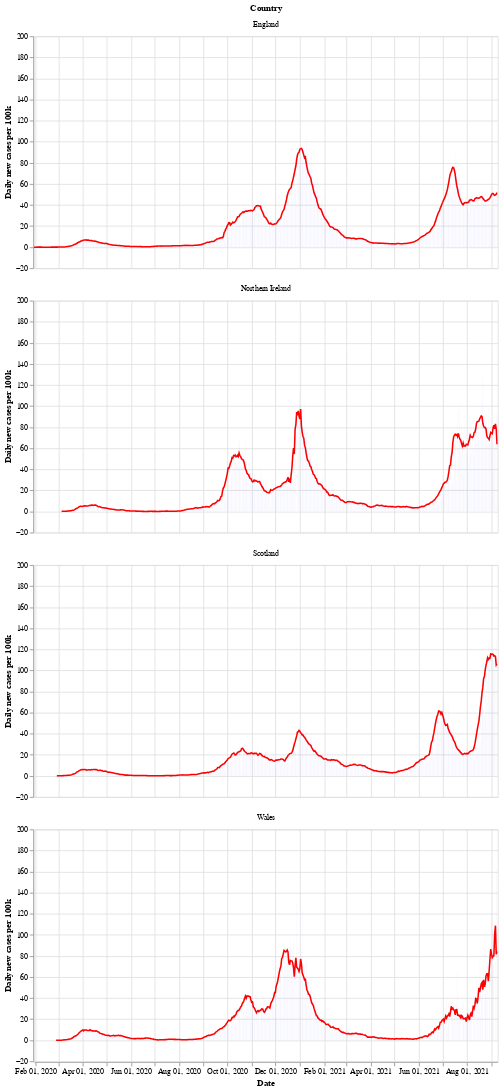

The notebook cell this image was saved under:
### Markdown cell above
Next is a bar chart of the number of new cases in each country (per 100k population), with the 7 day moving average of cases. Again we see that Wales saw a longer period of raising and falling cases compared to the other countries.

After a period of cases falling, each nation is now seeing a rise in the number of cases - especially in Wales.

### Code cell
# collapse
bars = alt.Chart(uk_cases).mark_bar().encode(
    x=alt.X("yearmonthdate(date):T", axis=alt.Axis(title='Date')),
    y=alt.Y("newCasesRate:Q", axis=alt.Axis(title='Daily new cases per 100k')),
    tooltip='newCasesRate',
    color=alt.condition(
        alt.datum.dailyChange > 0,
        alt.value("orange"),  # The positive color
        alt.value("blue")  # The negative color
    )
).properties(title='New cases per 100k population with rolling 7 day average', width=600).interactive()
line = alt.Chart(uk_cases).mark_line(
    color='red',
    size=2,
).transform_window(
    rolling_mean='mean(newCasesRate)',
    frame=[0, 7],
    groupby=['areaName']
).encode(
    x='yearmonthdate(date):T',
    y='rolling_mean:Q'
)
alt.layer(line, bars, data=uk_cases).facet(alt.Row('areaName', title='Country'), columns=1)

### Figure 1 — Vega-Lite specification as saved in the notebook (floating-point values rounded to 4 significant figures; data arrays with more than 128 entries replaced by an {"elided": "..."} marker saying what was removed)
{"config": {"view": {"continuousWidth": 400, "continuousHeight": 300}}, "data": {"name": "data-97e36eda7cf9ab47edd2e2955467cdc2"}, "facet": {"type": "nominal", "field": "areaName", "title": "Country"}, "spec": {"layer": [{"mark": {"type": "line", "color": "red", "size": 2}, "encoding": {"x": {"type": "temporal", "field": "date", "timeUnit": "yearmonthdate"}, "y": {"type": "quantitative", "field": "rolling_mean"}}, "transform": [{"window": [{"op": "mean", "field": "newCasesRate", "as": "rolling_mean"}], "frame": [0, 7], "groupby": ["areaName"]}]}, {"mark": "bar", "encoding": {"color": {"condition": {"value": "orange", "test": "(datum.dailyChange > 0)"}, "value": "blue"}, "tooltip": {"type": "quantitative", "field": "newCasesRate"}, "x": {"type": "temporal", "axis": {"title": "Date"}, "field": "date", "timeUnit": "yearmonthdate"}, "y": {"type": "quantitative", "axis": {"title": "Daily new cases per 100k"}, "field": "newCasesRate"}}, "selection": {"selector002": {"type": "interval", "bind": "scales", "encodings": ["x", "y"]}}, "title": "New cases per 100k population with rolling 7 day average", "width": 600}]}, "columns": 1, "$schema": "https://vega.github.io/schema/vega-lite/v4.8.1.json", "datasets": {"data-97e36eda7cf9ab47edd2e2955467cdc2": {"elided": "2260 records"}}}
